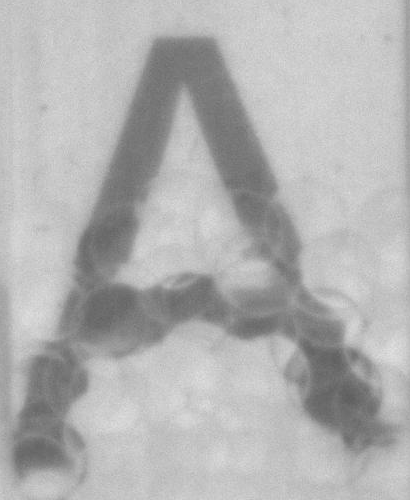
#> input picture dataset/53.5/light2.png, 410 x 500 px, given in place of Light.jpeg, which was not available
$ jupyter execute --allow-errors 'RIM code (NaI 4).ipynb'   (text cells are left out)
#> lines starting #> are read from the running program, lines starting #| are printed output that depends on the picture; long printed decimals are rounded; pictures that were not available may be replaced by others from this repository, and a replacement may not be noted
[cell 1]
import cv2
import numpy as np
import os
import matplotlib.pyplot as plt

[cell 2]
def load_img_to_array(directory, fname, format='.jpeg'):
#> called with directory = 'Reference', fname = 'Light', format = '.jpeg'
    file_path = os.path.join(directory, fname + format)

    image = cv2.imread(file_path, cv2.IMREAD_GRAYSCALE)
#> image is the input picture: shape (500, 410); min 93, max 227, mean 177.5
    rows,cols = image.shape
#> rows = 500; cols = 410

    image_array = []

    for i in range(rows):
        row = []
        for j in range(cols):
            k = image[i,j]
            row.append(k)
        image_array.append(row)
#> after the loop, image_array = 500 items
#> call 2 of load_img_to_array, with directory = 'Data_64', fname = 'light1', format = '.jpeg'
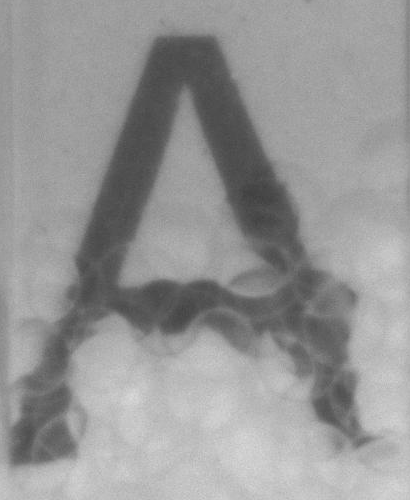
#> input picture dataset/53.5/light1.png, 410 x 500 px, given in place of light1.jpeg, which was not available
#> in load_img_to_array, image is the input picture: shape (500, 410); min 63, max 219, mean 150.2

    image_array = np.array(image_array)

    return image_array

def dist_img_array(target, reference):
    difference = target - reference
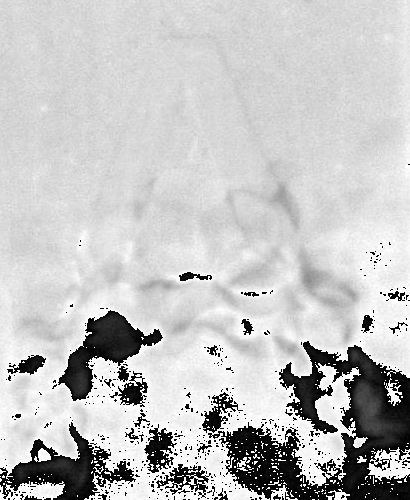
#> difference: shape (500, 410); min 0, max 255, mean 194.8
    distance = np.linalg.norm(difference)
#> distance = 94125.2
    return distance

# function below is not ready yet
def serial_distance_finder(ref_dir, ref_fname, data_dir, id_file):
    dist_list = []

    # pick reference from reference folder
    ref_array = load_img_to_array(ref_dir, ref_fname)

    # loop through all files in data_dir with the id_file string at the start
    for filename in os.listdir(data_dir):
        # calculate distance from reference
        if filename.startswith(id_file):
            print(filename)
            target_array = load_img_to_array(data_dir, filename)

            difference = target_array - ref_array
            distance = np.linalg.norm(difference)
            dist_list.append(distance)

    return dist_list

[cell 3]
# test on a single image from 64% w/w folder

reference_directory = 'Reference'
reference_fname = 'Light'

refarr = load_img_to_array(reference_directory, reference_fname)

directory = 'Data_64'
fname = 'light1'

testarr = load_img_to_array(directory, fname)

diff_val = dist_img_array(testarr, refarr)
#> diff_val = 94125.2
print(diff_val)
#| 94125.238

[cell 4]
reference_directory = 'Reference'
reference_fname = 'Light'

ref_img = load_img_to_array(reference_directory, reference_fname)
#ref_array = ref_img[1600:2420, 2342:2882]
ref_array = ref_img[1700:2200, 2410:2820]
#> ref_array = empty array

[cell 5]
plt.imshow(ref_array)
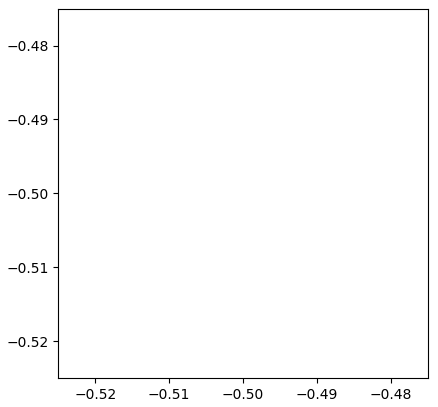
#> figure drawn by matplotlib, 1 panel

[cell 6]
directory = 'Data_53'
fname = 'light4'

test_img = load_img_to_array(directory, fname)
#> call 4 of load_img_to_array, with directory = 'Data_53', fname = 'light4', format = '.jpeg'
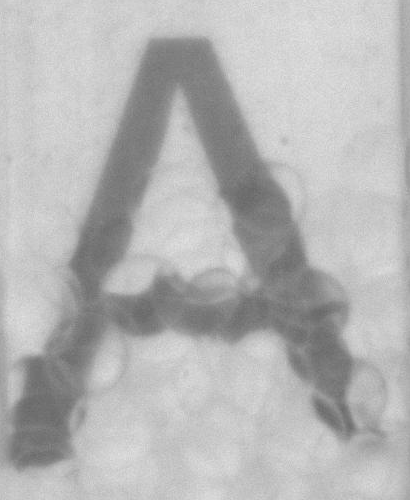
#> input picture dataset/53.5/light4.png, 410 x 500 px, given in place of light4.jpeg, which was not available
#> in load_img_to_array, image is the input picture: shape (500, 410); min 101, max 227, mean 181

#test_arr = test_img[1600:2420, 2342:2882]
test_arr = test_img[1700:2200, 2410:2820]
#> test_arr = empty array
plt.imshow(test_arr)

[cell 7]
plt.imshow(test_arr - ref_array)

[cell 8]
conc_dist_list = []
dir_list = ['Data_53','Data_53.5','Data_54','Data_54.5','Data_55','Data_55.5','Data_56',
            'Data_56.5','Data_57','Data_57.5','Data_58','Data_58.5', 'Data_59','Data_59.5',
            'Data_60','Data_60.5','Data_61','Data_61.5','Data_62','Data_62.5','Data_63','Data_63.5','Data_64']

#> (the rest of this cell did not finish here and is left out)

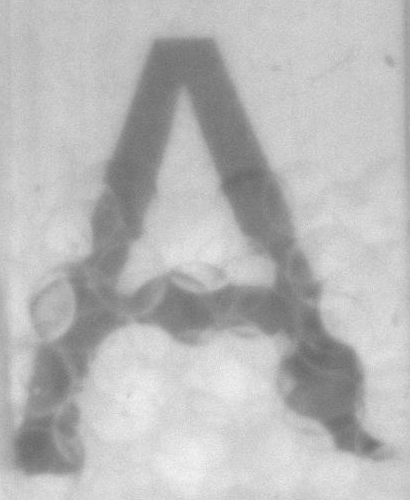
#> input picture dataset/53.5/light3.png, 410 x 500 px, given in place of dark1.jpeg, which was not available
#> in load_img_to_array, image is the input picture: shape (500, 410); min 103, max 244, mean 184.7
        #target_array = target_img[1600:2420, 2342:2882]
        target_array = target_img[1700:2200, 2410:2820]

        diff_val = dist_img_array(target_array, ref_array)
#> `diff_val = dist_img_array(target_array, ref_array)`: diff_val = 0
        dist_list.append(diff_val)
    conc_dist_list.append(dist_list)

[cell 9]
mean_conc_list = [np.mean(elem) for elem in conc_dist_list]
#> mean_conc_list = []
std_conc_list = [np.std(elem) for elem in conc_dist_list]
#> (the rest of this cell did not finish here and is left out)

[cell 10]
reference_directory = 'Reference'
reference_fname = 'Light'

ref_img = load_img_to_array(reference_directory, reference_fname)
#ref_array = ref_img[1600:2420, 2342:2882]
ref_array = ref_img[1700:2200, 2410:2820]

conc_dist_list = []
dir_list = ['Data_53','Data_53.5','Data_54','Data_54.5','Data_55','Data_55.5','Data_56',
            'Data_56.5','Data_57','Data_57.5','Data_58','Data_58.5', 'Data_59','Data_59.5',
            'Data_60','Data_60.5','Data_61','Data_61.5','Data_62','Data_62.5','Data_63','Data_63.5','Data_64']

#> (the rest of this cell did not finish here and is left out)
